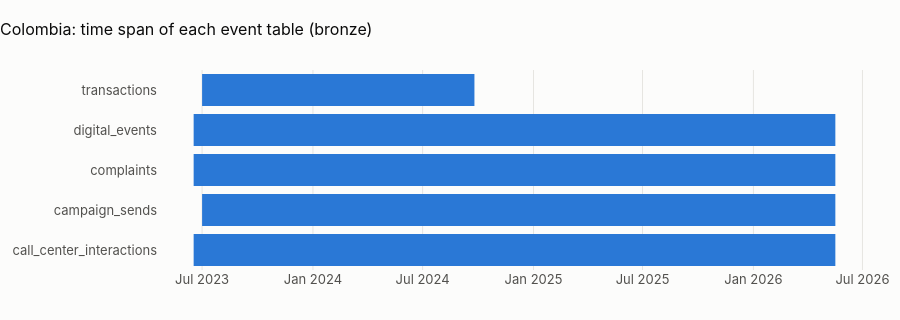

The notebook cell saved with this chart:
### Markdown cell above
## 3 · Size and time coverage (raw bronze)
Rows and the first and last partition of every table: the coverage a model, a mart or a drift check can rely on.
This table is written to `reports/tables` so the comparisons never need a lakehouse.

### Code cell
con = duckdb.connect()
size = []
for r in cut.itertuples():
    zone_dir = country.BACKUP_DIR if r.zone == "backup" else r.zone
    glob = f"{pl.lake}/{zone_dir}/{r.table}/*/*.parquet"
    first, last, days = con.sql(f"""
        select min(_partition_date)::date, max(_partition_date)::date, count(distinct _partition_date)
        from read_parquet('{glob}', union_by_name = true, hive_partitioning = false)""").fetchone()
    size.append(
        {
            "dataset": DATASET,
            "country": COUNTRY,
            "zone": r.zone,
            "table": r.table,
            "rows": int(r.rows_kept),
            "first_partition": first,
            "last_partition": last,
            "partitions": int(days),
        }
    )
con.close()
size = pd.DataFrame(size)
size.to_csv(OUT / f"{PREFIX}_{COUNTRY.lower()}_size.csv", index=False)
show(size, paging=False)
events = size[(size.zone == "bronze_raw") & (size.partitions > 1)]
fig = px.timeline(
    events.assign(
        first_partition=pd.to_datetime(events.first_partition),
        last_partition=pd.to_datetime(events.last_partition),
    ),
    x_start="first_partition",
    x_end="last_partition",
    y="table",
    title=f"{CTRY.title}: time span of each event table (bronze)",
)
fig.update_layout(height=320, yaxis_title=None)
fig.show()
spans = events.set_index("table")
short = spans[spans.last_partition < spans.last_partition.max()]
display(
    Markdown(
        f"**Event tables run from {spans.first_partition.min()} to {spans.last_partition.max()}.** "
        + (
            "Every event table covers the same window."
            if not len(short)
            else "Tables that stop early: "
            + ", ".join(
                f"`{t}` (last partition {r.last_partition}, {r.partitions} days)"
                for t, r in short.iterrows()
            )
            + ". Every window-based feature, label and mart computed after that date sees no activity from them: "
            "the notebooks below report the consequences."
        )
    )
)

### Figure 1 — Plotly figure (JSON) as saved in the notebook; plotly's stock layout.template omitted (floating-point values rounded to 4 significant figures)
{"data": [{"base": ["2023-06-17T00:00:00", "2023-07-01T00:00:00", "2023-06-17T00:00:00", "2023-06-17T00:00:00", "2023-07-01T00:00:00"], "hovertemplate": "first_partition=%{base}<br>last_partition=%{x}<br>table=%{y}<extra></extra>", "legendgroup": "", "marker": {"color": "#2a78d6", "pattern": {"shape": ""}}, "name": "", "orientation": "h", "showlegend": false, "textposition": "auto", "type": "bar", "x": [92016000000, 90806400000, 92016000000, 92016000000, 39052800000], "xaxis": "x", "y": ["call_center_interactions", "campaign_sends", "complaints", "digital_events", "transactions"], "yaxis": "y"}], "layout": {"barmode": "overlay", "height": 320, "legend": {"tracegroupgap": 0}, "title": {"text": "Colombia: time span of each event table (bronze)"}, "xaxis": {"anchor": "y", "domain": [0.0, 1.0], "type": "date"}, "yaxis": {"anchor": "x", "domain": [0.0, 1.0], "title": {}}}}
